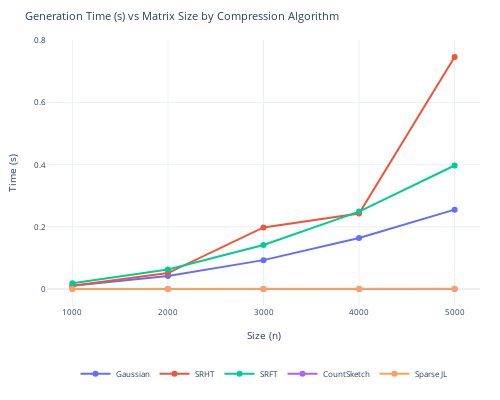

Notebook code cell kept with this figure:
### Markdown cell above
***Figure 1: Generation Cost***

### Code cell
fig = go.Figure()

_df = summary_df[summary_df['Density'] == 'dense']
for method in _df['Method'].unique():
    
    fig.add_trace(
        go.Scatter(
            x = _df[_df['Method']==method]['Size'],
            y = _df[_df['Method']==method]['Generation Time'],
            name = method
        ),
    )

fig.update_layout(
    title = 'Generation Time (s) vs Matrix Size by Compression Algorithm',
    xaxis_title = 'Size (n)',
    yaxis_title = 'Time (s)',
    template = 'plotly_white',
        legend=dict(
        orientation="h",  # horizontal
        y=-0.2,           # move legend below the plot
        x=0.5,
        xanchor="center",
        yanchor="top"
    ),
    font=dict(
        size=8  # or whatever smaller size you want
    ),
    margin=dict(
        l=20,  # left margin
        r=20,  # right margin
        t=40,  # top margin
        b=40   # bottom margin
    ),
    width = 500,
    height = 400
)
fig.show()

### Figure 1 — Plotly figure (JSON) as saved in the notebook; plotly's stock layout.template omitted (floating-point values rounded to 4 significant figures)
{"data": [{"name": "Gaussian", "type": "scatter", "x": [1000, 2000, 3000, 4000, 5000], "y": [0.01055, 0.04177, 0.09299, 0.1639, 0.2555]}, {"name": "SRHT", "type": "scatter", "x": [1000, 2000, 3000, 4000, 5000], "y": [0.01081, 0.05129, 0.1982, 0.2428, 0.7466]}, {"name": "SRFT", "type": "scatter", "x": [1000, 2000, 3000, 4000, 5000], "y": [0.01846, 0.06301, 0.1416, 0.2491, 0.3975]}, {"name": "CountSketch", "type": "scatter", "x": [1000, 2000, 3000, 4000, 5000], "y": [0.0002234, 0.00022, 0.0002364, 0.000244, 0.0002764]}, {"name": "Sparse JL", "type": "scatter", "x": [1000, 2000, 3000, 4000, 5000], "y": [0.0002699, 0.0003221, 0.00039, 0.0004204, 0.000533]}], "layout": {"font": {"size": 8}, "height": 400, "legend": {"orientation": "h", "x": 0.5, "xanchor": "center", "y": -0.2, "yanchor": "top"}, "margin": {"b": 40, "l": 20, "r": 20, "t": 40}, "title": {"text": "Generation Time (s) vs Matrix Size by Compression Algorithm"}, "width": 500, "xaxis": {"title": {"text": "Size (n)"}}, "yaxis": {"title": {"text": "Time (s)"}}}}
